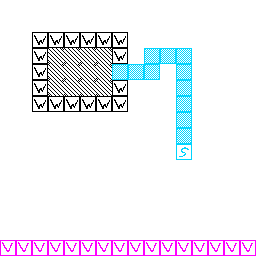

A level layout from a 2D game, rendered from its tile map. Below: a short description, then the map file with its tile-grid data intact:
An orthogonal 16x16 tile map with 16x16 px tiles, 1 tile layer (Tile Layer 1).

<map version="1.10" tiledversion="1.10.2" orientation="orthogonal" renderorder="right-down" width="16" height="16" tilewidth="16" tileheight="16" infinite="0" nextlayerid="2" nextobjectid="1">
 <tileset firstgid="1" name="concepts" tilewidth="16" tileheight="16" tilecount="256" columns="16">
  <image source="concepts.png" width="256" height="256" />
 </tileset>
 <layer id="1" name="Tile Layer 1" width="16" height="16">
  <data encoding="csv">
20,20,20,20,20,20,20,20,20,20,20,20,20,20,20,20,
20,20,20,20,20,20,20,20,20,20,20,20,20,20,20,20,
20,20,1,1,1,1,1,1,20,20,20,20,20,20,20,20,
20,20,1,19,19,19,19,1,20,17,17,17,20,20,20,20,
20,20,1,19,19,19,19,17,17,17,20,17,20,20,20,20,
20,20,1,19,19,19,19,1,20,20,20,17,20,20,20,20,
20,20,1,1,1,1,1,1,20,20,20,17,20,20,20,20,
20,20,20,20,20,20,20,20,20,20,20,17,20,20,20,20,
20,20,20,20,20,20,20,20,20,20,20,17,20,20,20,20,
20,20,20,20,20,20,20,20,20,20,20,3,20,20,20,20,
20,20,20,20,20,20,20,20,20,20,20,20,20,20,20,20,
20,20,20,20,20,20,20,20,20,20,20,20,20,20,20,20,
20,20,20,20,20,20,20,20,20,20,20,20,20,20,20,20,
20,20,20,20,20,20,20,20,20,20,20,20,20,20,20,20,
20,20,20,20,20,20,20,20,20,20,20,20,20,20,20,20,
5,5,5,5,5,5,5,5,5,5,5,5,5,5,5,5
</data>
 </layer>
</map>